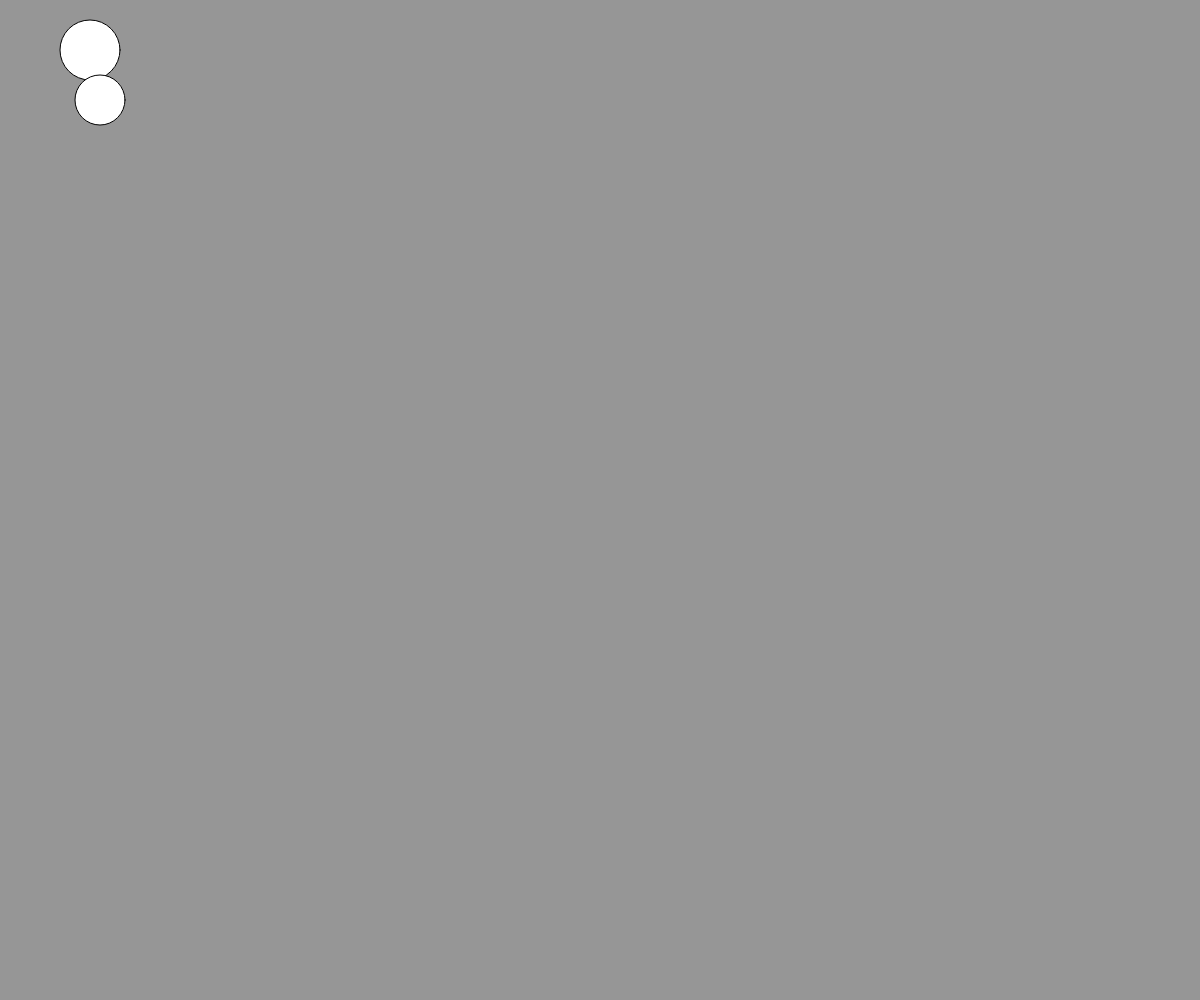
Frame 1 (no input)
Frame 60 (no input): identical to frame 1, image omitted
Frame 120 (the mouse pressed at the canvas centre since frame 60): identical to frame 1, image omitted

The p5.js sketch that drew this single still picture (run headless with seeded random() and noise() and a simulated clock; from frame 60 on, the mouse is pressed at the canvas centre):

// p5.js sketch
// ── sketch.js
let x1 = 90;
let y1 = 50;
let d1 = 60;

let x2 = 100;
let y2 = 100;
let d2 = 50;

function setup() {
  createCanvas(windowWidth, windowHeight);
  background(150);
 
  circle(x1, y1, d1);
  circle(x2, y2, d2);

  overlap(x1, y1, d1, x2, y2, d2);
}

function draw() {}

function overlap(circle1x, circle1y, circle1r, circle2x, circle2y, circle2r) {
  let distance = abs(dist(circle1x, circle1y, circle2x, circle2y));
  console.log(distance);

  if (distance < ((circle1r + circle2r)/2)) {
    console.log("overlap");
  } else {
    console.log("no overlap");
  }
}

/*
if (dist(x1, y1, x2, y2) < (d1 + d2)/2) {
  console.log("overlap");
}
*/
